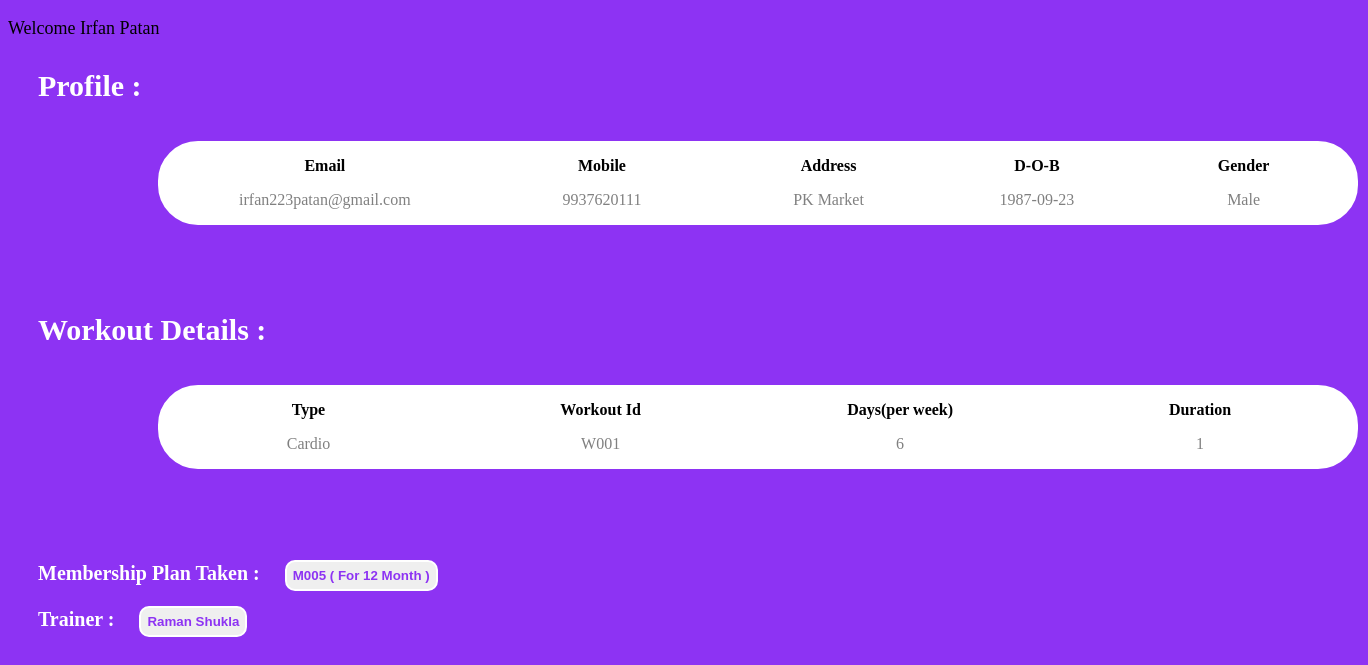
The app's page /profile.php (signed in) with its own data.
### tables this page shows
CREATE TABLE `members` (
  `member_name` varchar(40) DEFAULT NULL,
  `member_email` varchar(40) NOT NULL,
  `member_mobile` bigint(10) NOT NULL,
  `member_add` varchar(50) DEFAULT NULL,
  `password` varchar(20) DEFAULT NULL,
  `DOB` date NOT NULL,
  `Gender` varchar(10) NOT NULL
);

CREATE TABLE `workout_session` (
  `days` int(10) NOT NULL,
  `duration(hours)` int(10) NOT NULL,
  `Type` varchar(20) NOT NULL,
  `workout_id` varchar(10) NOT NULL
);

CREATE TABLE `plan_taken` (
  `member_email` varchar(30) NOT NULL,
  `membership_id` varchar(10) NOT NULL,
  `description` varchar(30) NOT NULL
);

CREATE TABLE `trainer` (
  `Trainer_id` varchar(10) NOT NULL,
  `Trainer_name` text NOT NULL,
  `Hired_date` date NOT NULL,
  `Trainer_email` varchar(30) NOT NULL
);

### profile.php (the view, shortened to what this page needs)
<!DOCTYPE html>
<html lang="en">
<head>
</head>
<body>
<?php
$email = $_SESSION['email'];
$servername = "localhost";
$username = "root";
$password = "";
$conn = mysqli_connect($servername, $username, $password);
mysqli_select_db($conn,'test');
$query = " select * from members where member_email = '$email' ";
$result = mysqli_query($conn,$query);
while($row = mysqli_fetch_array($result))
{
    ?>
    <p>
    <?php echo "Welcome " . $row['member_name'];?>
    </p>
    <div class="profile">Profile :</div>
    <table>
        <tr>
            <th>Email</th>
            <th>Mobile</th>
            <th>Address</th>
            <th>D-O-B</th>
            <th>Gender</th>
        </tr>
        <br>
        <tr>
            <td> <?php echo $row['member_email']; ?> </td>
            <td> <?php echo $row['member_mobile']; ?> </td>
            <td> <?php echo $row['member_add']; ?> </td>
            <td> <?php echo $row['DOB']; ?> </td>
            <td> <?php echo $row['Gender']; ?> </td>
        </tr>
    </table> <br>
    <?php
}
$query = " select * from workout_session where workout_id in (select workout_id from workout where member_email = '$email') ";
$result = mysqli_query($conn,$query);
while($row = mysqli_fetch_array($result))
{
    ?>
    <div class="profile">
    Workout Details :
    </div>
    <table>
        <tr>
            <th>Type</th>
            <th>Workout Id</th>
            <th>Days(per week)</th>
            <th>Duration</th>
        </tr>
        <br>
        <tr>
            <td><?php echo $row['Type']; ?> </td>
            <td><?php echo $row['workout_id']; ?> </td>
            <td><?php echo $row['days']; ?> </td>
            <td><?php echo $row['duration(hours)']; ?> </td>
        </tr>
    </table>
    <br><br>
    <?php
}
$query = " select * from plan_taken where member_email = '$email' ";
$result = mysqli_query($conn,$query);
while($row = mysqli_fetch_array($result))
{
    ?>
    <div class="plan">
        <strong>Membership Plan Taken :  &nbsp &nbsp  </strong>
        <button>
    <?php
        echo  $row['membership_id'] . " ( " . $row['description'] . " ) ";?>
    </button>
    </div>
    <?php
}
$query = " select * from trainer where trainer_id in (select trainer_id from trained_by where member_email = '$email') ";
$result = mysqli_query($conn,$query);
while($row = mysqli_fetch_array($result))
{
    ?>
    <div class="plan">
        <strong>Trainer :  &nbsp &nbsp  </strong>
        <button>
    <?php
        echo  $row['Trainer_name'];?>
    </button>
    </div>
    <?php
}
?>
</body>
</html>

### profile.php (style rules this page uses)
body { background-color: #8d33f3; }
.profile { margin: 15px 30px; margin-top: 30px; font-size: 30px; color: white; font-weight: 600; }
table { margin: 40px 150px; margin-top: 5px; }
table, th, td { border: 2px solid white; border-radius: 40px; color: grey; width: 1200px; text-align: center; padding: 5px; background-color: white; }
th { color: black; }
.plan { color: white; margin: 15px 30px; font-size: 20px }
button { font-weight: 600; padding: 6px; color: #8d33f3; border: 2px solid white; border-radius: 10px; }
p { font-size: 18px; }

### records on screen
members: member_name "Irfan Patan", member_email "irfan223patan@gmail.com", member_mobile "9937620111", member_add "PK Market", DOB "1987-09-23", Gender "Male"
workout_session: Type "Cardio", workout_id "W001", days "6", value "1"
plan_taken: membership "M005", description "For 12 Month"
trainer: Trainer_name "Raman Shukla"
